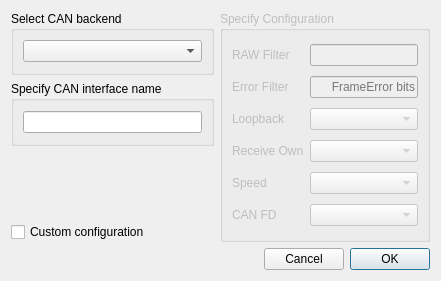
<?xml version="1.0" encoding="UTF-8"?>
<ui version="4.0">
 <class>ConnectDialog</class>
 <widget class="QDialog" name="ConnectDialog">
  <property name="geometry">
   <rect>
    <x>0</x>
    <y>0</y>
    <width>441</width>
    <height>281</height>
   </rect>
  </property>
  <property name="windowTitle">
   <string>Connect</string>
  </property>
  <layout class="QGridLayout" name="gridLayout_2">
   <item row="4" column="0" colspan="2">
    <layout class="QHBoxLayout" name="horizontalLayout">
     <item>
      <spacer name="horizontalSpacer">
       <property name="orientation">
        <enum>Qt::Horizontal</enum>
       </property>
       <property name="sizeHint" stdset="0">
        <size>
         <width>96</width>
         <height>20</height>
        </size>
       </property>
      </spacer>
     </item>
     <item>
      <widget class="QPushButton" name="cancelButton">
       <property name="text">
        <string>Cancel</string>
       </property>
       <property name="autoDefault">
        <bool>false</bool>
       </property>
      </widget>
     </item>
     <item>
      <widget class="QPushButton" name="okButton">
       <property name="text">
        <string>OK</string>
       </property>
       <property name="autoDefault">
        <bool>false</bool>
       </property>
       <property name="default">
        <bool>true</bool>
       </property>
      </widget>
     </item>
    </layout>
   </item>
   <item row="0" column="0">
    <widget class="QGroupBox" name="selectBackendBox">
     <property name="title">
      <string>Select CAN backend</string>
     </property>
     <layout class="QGridLayout" name="gridLayout">
      <item row="0" column="0">
       <widget class="QComboBox" name="backendListBox"/>
      </item>
     </layout>
    </widget>
   </item>
   <item row="0" column="1" rowspan="4">
    <widget class="QGroupBox" name="configurationBox">
     <property name="enabled">
      <bool>false</bool>
     </property>
     <property name="title">
      <string>Specify Configuration</string>
     </property>
     <layout class="QGridLayout" name="gridLayout_4">
      <item row="0" column="0">
       <widget class="QLabel" name="rawFilterLabel">
        <property name="text">
         <string>RAW Filter</string>
        </property>
       </widget>
      </item>
      <item row="0" column="1">
       <widget class="QLineEdit" name="rawFilterEdit">
        <property name="alignment">
         <set>Qt::AlignRight|Qt::AlignTrailing|Qt::AlignVCenter</set>
        </property>
       </widget>
      </item>
      <item row="1" column="0">
       <widget class="QLabel" name="errorFilterLabel">
        <property name="text">
         <string>Error Filter</string>
        </property>
       </widget>
      </item>
      <item row="1" column="1">
       <widget class="QLineEdit" name="errorFilterEdit">
        <property name="alignment">
         <set>Qt::AlignRight|Qt::AlignTrailing|Qt::AlignVCenter</set>
        </property>
        <property name="placeholderText">
         <string>FrameError bits</string>
        </property>
       </widget>
      </item>
      <item row="2" column="0">
       <widget class="QLabel" name="loopbackLabel">
        <property name="text">
         <string>Loopback</string>
        </property>
       </widget>
      </item>
      <item row="2" column="1">
       <widget class="QComboBox" name="loopbackBox"/>
      </item>
      <item row="3" column="0">
       <widget class="QLabel" name="receiveOwnLabel">
        <property name="text">
         <string>Receive Own</string>
        </property>
       </widget>
      </item>
      <item row="3" column="1">
       <widget class="QComboBox" name="receiveOwnBox"/>
      </item>
      <item row="4" column="0">
       <widget class="QLabel" name="speedLabel">
        <property name="text">
         <string>Speed</string>
        </property>
       </widget>
      </item>
      <item row="4" column="1">
       <widget class="QComboBox" name="speedBox"/>
      </item>
      <item row="5" column="0">
       <widget class="QLabel" name="canFdLabel">
        <property name="text">
         <string>CAN FD</string>
        </property>
       </widget>
      </item>
      <item row="5" column="1">
       <widget class="QComboBox" name="canFdBox"/>
      </item>
     </layout>
    </widget>
   </item>
   <item row="1" column="0">
    <widget class="QGroupBox" name="specifyInterfaceNameBox">
     <property name="title">
      <string>Specify CAN interface name</string>
     </property>
     <layout class="QGridLayout" name="gridLayout_3">
      <item row="0" column="0">
       <widget class="QLineEdit" name="interfaceNameEdit"/>
      </item>
     </layout>
    </widget>
   </item>
   <item row="3" column="0">
    <widget class="QCheckBox" name="useConfigurationBox">
     <property name="text">
      <string>Custom configuration</string>
     </property>
    </widget>
   </item>
  </layout>
 </widget>
 <resources/>
 <connections/>
</ui>
